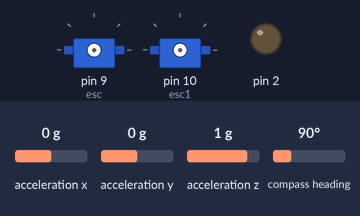
A sketch run on a simulated Arduino Uno, built with avr-gcc and run on an emulated ATmega328P. Parts: 2 × servo, output pins drawn as LEDs (lit = HIGH). The test bench sets the inputs (shaded band); at power-on: acceleration x 0 g, acceleration z 1 g, acceleration y 0 g, compass heading 90°. What the sketch prints to the serial monitor is not drawn.

Above: at 0.1 s.
At 5.2 s:
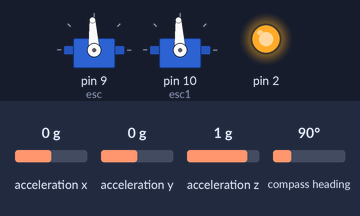
5.3 s: acceleration x set to -1.4 g
6.8 s: acceleration z set to -1.4 g
8.3 s: acceleration y set to -0.8 g
9.8 s: compass heading set to 180°
12.8 s: acceleration y set to 0 g
Timing chart, 0 to 15.3 s (numbered marks = the images above; inputs shaded):
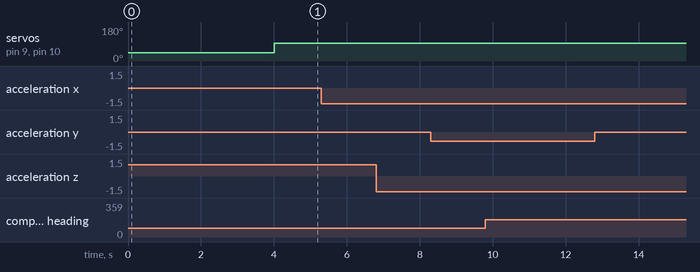

The sketch:

pidProject.ino
```cpp
#include <Wire.h>
#include <Servo.h>
#include <Adafruit_Sensor.h>
#include <Adafruit_BNO055.h>
#include <utility/imumaths.h>

Servo esc;
Servo esc1;

Adafruit_BNO055 bno = Adafruit_BNO055(55, 0x28, &Wire);

double Kp = 0, Ki = 0, Kd = 500;

double input, output, setpoint, degreeValue;

unsigned long  currentTime, previousTime;
double elapsedTime;

double error, lastError, pid_p, pid_i = 0, pid_d;


void setup(void)
{
  esc.writeMicroseconds(2000);
  esc1.writeMicroseconds(2000);
  delay(2000);
  esc.writeMicroseconds(1000);
  esc1.writeMicroseconds(1000);
  delay(2000);

  Serial.begin(115200);

  while (!Serial) delay(10);

  Serial.println("Orientation Sensor Test \t");

  if (!bno.begin()) while (1);

  pinMode(2, OUTPUT);
  digitalWrite(2, 1);
  esc.attach(9);
  esc1.attach(10);

  displaySensorStatus();

  bno.setExtCrystalUse(true);
}

void loop(void)
{
  sensors_event_t event;
  bno.getEvent(&event);

  Serial.print(event.orientation.y, 4);Serial.print("  ");

  displayCalStatus();

  degreeValue = event.orientation.y;

  pidController();

  Serial.print(pid_p);Serial.print("  ");
  Serial.print(pid_i);Serial.print("  ");
  Serial.print(pid_d);Serial.print("  ");
  Serial.println(output);

  esc.writeMicroseconds(1500 + output);
  esc1.writeMicroseconds(1500 - output);
}

void pidController() {
  currentTime = millis();
  elapsedTime = (double)(currentTime - previousTime);

  input = degreeValue;
  setpoint = 0;

  error = setpoint - input;

  pid_p = Kp * error;
  pid_i = pid_i + (error * Ki);
  pid_d = Kd * ((error - lastError) / elapsedTime);

  output = pid_p + pid_i + pid_d;
  //  output = constrain(output, -400, 400);

  if (output > 500)
    output = 500;
  else if (output < -500)
    output = -500;

  lastError = error;
  previousTime = currentTime;
}

void displaySensorStatus(void)
{
  uint8_t system_status, self_test_results, system_error;
  system_status = self_test_results = system_error = 0;
  bno.getSystemStatus(&system_status, &self_test_results, &system_error);
}

void displayCalStatus(void)
{
  uint8_t system, gyro, accel, mag;
  system = gyro = accel = mag = 0;
  bno.getCalibration(&system, &gyro, &accel, &mag);
}
```
